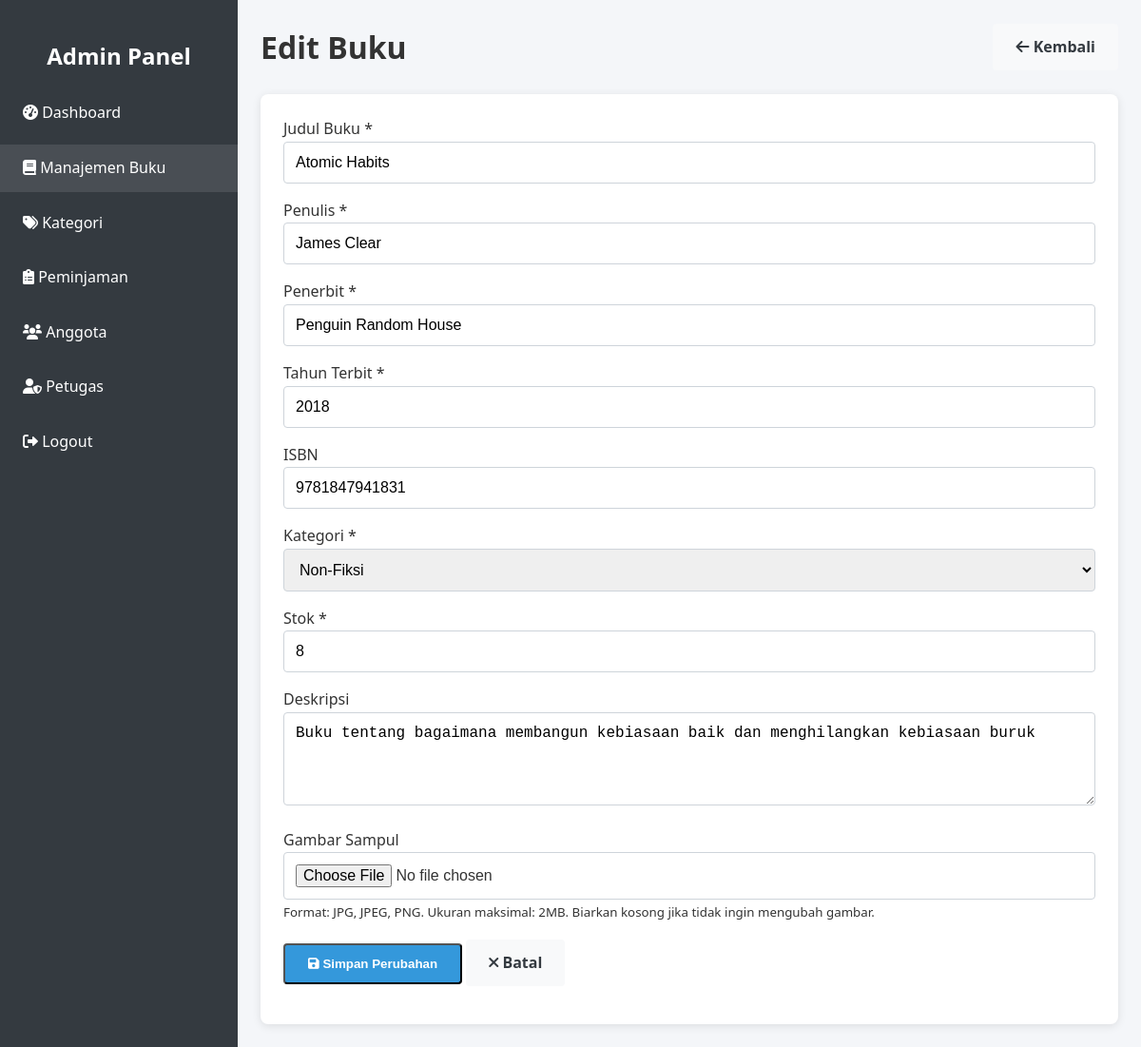
/admin/buku_edit.php?id=3 (signed in), run on the app's committed database.
### tables this page shows
CREATE TABLE IF NOT EXISTS buku (
    id INT AUTO_INCREMENT PRIMARY KEY,
    judul VARCHAR(255) NOT NULL,
    penulis VARCHAR(100) NOT NULL,
    penerbit VARCHAR(100) NOT NULL,
    tahun_terbit YEAR NOT NULL,
    isbn VARCHAR(20) UNIQUE,
    kategori_id INT NOT NULL,
    jumlah_halaman INT,
    stok INT NOT NULL DEFAULT 0,
    gambar VARCHAR(255),
    file_path VARCHAR(255),
    deskripsi TEXT,
    created_at TIMESTAMP DEFAULT CURRENT_TIMESTAMP,
    updated_at TIMESTAMP DEFAULT CURRENT_TIMESTAMP ON UPDATE CURRENT_TIMESTAMP,
    FOREIGN KEY (kategori_id) REFERENCES kategori(id) ON DELETE CASCADE
);

CREATE TABLE IF NOT EXISTS kategori (
    id INT AUTO_INCREMENT PRIMARY KEY,
    nama VARCHAR(50) NOT NULL UNIQUE,
    created_at TIMESTAMP DEFAULT CURRENT_TIMESTAMP,
    updated_at TIMESTAMP DEFAULT CURRENT_TIMESTAMP ON UPDATE CURRENT_TIMESTAMP
);

### includes/config.php (called while the page is built, shortened)
<?php
$conn = mysqli_connect(DB_HOST, DB_USER, DB_PASS, DB_NAME);
function clean($data) {
    global $conn;
    $data = trim($data);
    $data = stripslashes($data);
    $data = htmlspecialchars($data);
    $data = mysqli_real_escape_string($conn, $data);
    return $data;
}
?>

### admin/buku_edit.php (the view, shortened to what this page needs)
<?php
require_once '../includes/config.php';
$id = clean($_GET['id']);
$query = "SELECT * FROM buku WHERE id = ?";
$stmt = mysqli_prepare($conn, $query);
mysqli_stmt_bind_param($stmt, "s", $id);
mysqli_stmt_execute($stmt);
$result = mysqli_stmt_get_result($stmt);
$buku = mysqli_fetch_assoc($result);
$query_kategori = "SELECT * FROM kategori ORDER BY nama ASC";
$result_kategori = mysqli_query($conn, $query_kategori);
$kategori = [];
if ($result_kategori) {
    while ($row = mysqli_fetch_assoc($result_kategori)) {
        $kategori[] = $row;
    }
}
?>
<!DOCTYPE html>
<html lang="id">
<head>
    <link rel="stylesheet" href="../assets/css/style.css">
    <link rel="stylesheet" href="https://cdnjs.cloudflare.com/ajax/libs/font-awesome/6.0.0/css/all.min.css">
</head>
<body>
    <div class="dashboard">
        <div class="sidebar">
            <div style="padding: 1rem; text-align: center;">
                <h2>Admin Panel</h2>
            </div>
            <ul class="sidebar-menu">
                <li><a href="index.php"><i class="fas fa-tachometer-alt"></i> Dashboard</a></li>
                <li><a href="buku.php" class="active"><i class="fas fa-book"></i> Manajemen Buku</a></li>
                <li><a href="kategori.php"><i class="fas fa-tags"></i> Kategori</a></li>
                <li><a href="peminjaman.php"><i class="fas fa-clipboard-list"></i> Peminjaman</a></li>
                <li><a href="anggota.php"><i class="fas fa-users"></i> Anggota</a></li>
                <?php if ($_SESSION['role'] == 'admin'): ?>
                <li><a href="petugas.php"><i class="fas fa-user-shield"></i> Petugas</a></li>
                <?php endif; ?>
                <li><a href="../logout.php"><i class="fas fa-sign-out-alt"></i> Logout</a></li>
            </ul>
        </div>
        <div class="main-content">
            <div class="dashboard-header">
                <h1>Edit Buku</h1>
                <div>
                    <a href="buku.php" class="btn btn-secondary"><i class="fas fa-arrow-left"></i> Kembali</a>
                </div>
            </div>
            <div style="background-color: white; padding: 1.5rem; border-radius: 8px; box-shadow: 0 2px 10px rgba(0, 0, 0, 0.1);">
                <form action="" method="post" enctype="multipart/form-data">
                    <div class="form-group">
                        <label for="judul">Judul Buku <span class="text-danger">*</span></label>
                        <input type="text" id="judul" name="judul" class="form-control" value="<?= isset($_POST['judul']) ? $_POST['judul'] : $buku['judul'] ?>" required>
                    </div>
                    <div class="form-group">
                        <label for="penulis">Penulis <span class="text-danger">*</span></label>
                        <input type="text" id="penulis" name="penulis" class="form-control" value="<?= isset($_POST['penulis']) ? $_POST['penulis'] : $buku['penulis'] ?>" required>
                    </div>
                    <div class="form-group">
                        <label for="penerbit">Penerbit <span class="text-danger">*</span></label>
                        <input type="text" id="penerbit" name="penerbit" class="form-control" value="<?= isset($_POST['penerbit']) ? $_POST['penerbit'] : $buku['penerbit'] ?>" required>
                    </div>
                    <div class="form-group">
                        <label for="tahun_terbit">Tahun Terbit <span class="text-danger">*</span></label>
                        <input type="number" id="tahun_terbit" name="tahun_terbit" class="form-control" min="1900" max="<?= date('Y') ?>" value="<?= isset($_POST['tahun_terbit']) ? $_POST['tahun_terbit'] : $buku['tahun_terbit'] ?>" required>
                    </div>
                    <div class="form-group">
                        <label for="isbn">ISBN</label>
                        <input type="text" id="isbn" name="isbn" class="form-control" value="<?= isset($_POST['isbn']) ? $_POST['isbn'] : $buku['isbn'] ?>">
                    </div>
                    <div class="form-group">
                        <label for="kategori_id">Kategori <span class="text-danger">*</span></label>
                        <select id="kategori_id" name="kategori_id" class="form-control" required>
                            <?php foreach ($kategori as $item): ?>
                                <option value="<?= $item['id'] ?>" <?= (isset($_POST['kategori_id']) && $_POST['kategori_id'] == $item['id']) || (!isset($_POST['kategori_id']) && $buku['kategori_id'] == $item['id']) ? 'selected' : '' ?>><?= $item['nama'] ?></option>
                            <?php endforeach; ?>
                        </select>
                    </div>
                    <div class="form-group">
                        <label for="stok">Stok <span class="text-danger">*</span></label>
                        <input type="number" id="stok" name="stok" class="form-control" min="0" value="<?= isset($_POST['stok']) ? $_POST['stok'] : $buku['stok'] ?>" required>
                    </div>
                    <div class="form-group">
                        <label for="deskripsi">Deskripsi</label>
                        <textarea id="deskripsi" name="deskripsi" class="form-control" rows="4"><?= isset($_POST['deskripsi']) ? $_POST['deskripsi'] : $buku['deskripsi'] ?></textarea>
                    </div>
                    <div class="form-group">
                        <label for="gambar">Gambar Sampul</label>
                        <input type="file" id="gambar" name="gambar" class="form-control" accept="image/jpeg, image/png, image/jpg">
                        <small class="text-muted">Format: JPG, JPEG, PNG. Ukuran maksimal: 2MB. Biarkan kosong jika tidak ingin mengubah gambar.</small>
                    </div>
                    <div class="form-group">
                        <button type="submit" class="btn btn-primary"><i class="fas fa-save"></i> Simpan Perubahan</button>
                        <a href="buku.php" class="btn btn-secondary"><i class="fas fa-times"></i> Batal</a>
                    </div>
                </form>
            </div>
        </div>
    </div>
</body>
</html>

### assets/css/style.css (style rules this page uses)
:root { --primary-color: #3498db; --secondary-color: #2980b9; --accent-color: #e74c3c; --light-color: #f8f9fa; --dark-color: #343a40; --success-color: #28a745; --warning-color: #ffc107; --danger-color: #dc3545; --gray-color: #6c757d; }
* { margin: 0; padding: 0; box-sizing: border-box; }
body { font-family: 'Segoe UI', Tahoma, Geneva, Verdana, sans-serif; line-height: 1.6; color: #333; background-color: #f4f6f9; }
.btn { display: inline-block; padding: 0.75rem 1.5rem; border-radius: 4px; text-decoration: none; font-weight: bold; cursor: pointer; transition: background-color 0.3s, transform 0.2s; }
.btn-primary { background-color: var(--primary-color); color: white; }
.btn-secondary { background-color: var(--light-color); color: var(--dark-color); }
.form-group { margin-bottom: 1rem; }
.form-control { width: 100%; padding: 0.75rem; border: 1px solid #ced4da; border-radius: 4px; font-size: 1rem; }
.dashboard { display: flex; min-height: calc(100vh - 60px); }
.sidebar { width: 250px; background-color: var(--dark-color); color: white; padding: 1.5rem 0; }
.sidebar-menu { list-style: none; }
.sidebar-menu li { margin-bottom: 0.5rem; }
.sidebar-menu a { display: block; padding: 0.75rem 1.5rem; color: white; text-decoration: none; transition: background-color 0.3s; }
.sidebar-menu a:hover, .sidebar-menu a.active { background-color: rgba(255, 255, 255, 0.1); }
.main-content { flex: 1; padding: 1.5rem; }
.dashboard-header { display: flex; justify-content: space-between; align-items: center; margin-bottom: 1.5rem; }

### data on the page
buku: judul "Atomic Habits", penulis "James Clear", penerbit "Penguin Random House", tahun_terbit "2018", isbn "9781847941831", kategori_id "Non-Fiksi", stok "8", deskripsi "Buku tentang bagaimana membangun kebiasaan baik dan menghilangkan kebiasaan buruk"
